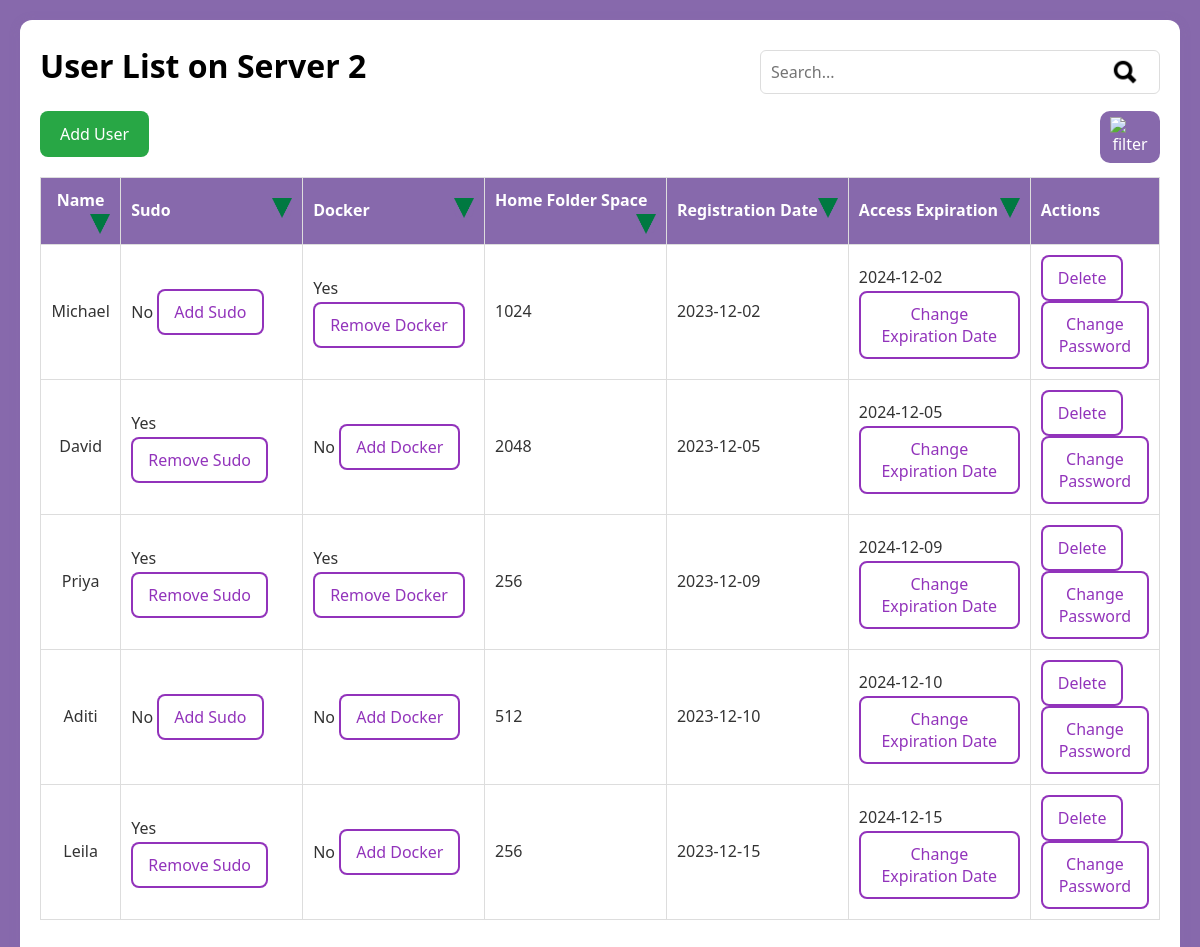
Page /group_users/Server 2/5 on the committed database.
### website/models.py (models this page shows)
class Server(db.Model):
    id = db.Column(db.Integer, primary_key=True)
    name = db.Column(db.String(100), nullable=False, unique=True)
    status = db.Column(db.String(10), nullable=False)

class User(db.Model):
    id = db.Column(db.Integer, primary_key=True)
    username = db.Column(db.String(100), nullable=False, unique=True)
    sudo = db.Column(db.Boolean, default=False)
    docker = db.Column(db.Boolean, default=False)
    home_size = db.Column(db.Integer)  # Size in MB
    registration_date = db.Column(db.String(20))
    expire_date = db.Column(db.String(20))
    server_id = db.Column(db.Integer, db.ForeignKey('server.id'), nullable=False)
    group_id = db.Column(db.Integer, db.ForeignKey('group.id'))

### website/views.py (the view)
@main_page.route("/group_users/<server_name>/<int:group_id>")
def group_users(server_name, group_id):
    group_users = User.query.filter_by(server_id=Server.query.filter_by(name=server_name).first().id, group_id=group_id).all()
    if not group_users:
        return render_template("group_users.html",
                               server_name=server_name,
                               group_id=group_id,
                               users=[],
                               message="No users found in this group.")
    return render_template("group_users.html", server_name=server_name, group_id=group_id, users=group_users)

### website/templates/group_users.html (shortened to what this page needs)
{% extends "base.html" %}
{% block content %}
<div class="container user-list">
  <div>
    <div style="float: left;">
      <h1>User List on {{ server_name }}</h1>
    </div>
    <div class="search-container">
      <form action="javascript:void(0);" method="GET" class="search-box" onsubmit="handleSearch()">
        <input type="text" name="query" placeholder="Search..." class="search-input" id="searchQuery">
        <button type="submit" class="search-icon" style="background-color: transparent;">
          <img src="../../static/search.png" alt="Search" class="search-icon">
        </button>
      </form>
    </div>
  </div>
  <div>
    <div style="float:right; margin-bottom: 10px;">
    <button onclick="openModal()" class="filter_button"><img class="filter" src="../../static/filter.png" alt="filter" /></button>
    </div>
    <a href="{{ url_for('main_page.add_users_to_group', server_name=server_name, group_id=group_id) }}">
    <button class="create-user" id="addUserBtn">Add User</button>
    </a>
  </div>
  <div>
  <table id="userTable">
    <thead>
      <tr>
        <th class="name-col">
          Name
          <button class = "triangle" onclick="sortTable('name')">
            <img src="../../static/triangle.png" alt="sort" style="width:20px; height:20px">
          </button>
        </th>
        <th class="sudo-col">
          Sudo
          <button class = "triangle" onclick="sortTable('sudo')">
            <img src="../../static/triangle.png" alt="sort" style="width:20px; height:20px">
          </button>
        </th>
        <th class="docker-col">
          Docker
          <button class = "triangle" onclick="sortTable('docker')">
            <img src="../../static/triangle.png" alt="sort" style="width:20px; height:20px">
          </button>
        </th>
        <th class="space-col">
          Home Folder Space
          <button class = "triangle" onclick="sortTable('space')">
            <img src="../../static/triangle.png" alt="sort" style="width:20px; height:20px">
          </button>
        </th>
        <th class="reg-date-col">
          Registration Date
          <button class = "triangle" onclick="sortTable('reg-date')">
            <img src="../../static/triangle.png" alt="sort" style="width:20px; height:20px">
          </button>
        </th>
        <th class="exp-date-col">
          Access Expiration
          <button class = "triangle" onclick="sortTable('exp-date')">
            <img src="../../static/triangle.png" alt="sort" style="width:20px; height:20px">
          </button>
        </th>
        <th class="actions-col">Actions</th>
      </tr>
    </thead>
      <tbody id="userTableBody">
        {% for user in users %}
          <tr class="user-row">
            <td>{{ user.username }}</td>
            <td>{% if user.sudo: %} Yes
              <button onclick="toggleSudo({{ user.id }}, false)"> Remove Sudo </button>
              {% else %} No
              <button onclick="toggleSudo({{ user.id }}, true)"> Add Sudo </button>
              {% endif %} </td>
            <td>{% if user.docker: %} Yes
              <button onclick="toggleDocker({{ user.id }}, false)"> Remove Docker </button>
              {% else %} No
              <button onclick="toggleDocker({{ user.id }}, true)"> Add Docker </button>
              {% endif %} </td>
            <td>{{ user.home_size or '-' }}</td>
            <td>{{ user.registration_date or '-' }}</td>
            <td>{{ user.expire_date or '-' }}
                <a href="{{ url_for('main_page.change_expiration', user_id=user.id, server_name=server_name) }}">
                        <button>Change Expiration Date</button>
                </a>
            </td>
            <td>
                <form action="{{ url_for('main_page.delete_user_route', user_id=user.id, server_name=server_name) }}" method="GET" style="display:inline;">
                        <button class="table button" type="submit">Delete</button>
                </form>
                <button onclick="openPasswordModal({{ user.id }})" >Change Password</button> </td>
          </tr>
        {% endfor %}
      </tbody>
  </table>
  </div>
</div>
{% endblock content %}

### website/static/styles.css (style rules this page uses)
* { box-sizing: border-box; margin: 0; padding: 0; font-family: 'Segoe UI', Tahoma, Geneva, Verdana, sans-serif; }
body { background-color: #8769ac; padding: 20px; color: #333; line-height: 1.6; }
.container { background-color: white; padding: 20px; margin-bottom: 20px; border-radius: 12px; box-shadow: 0 2px 12px rgba(135, 105, 172, 0.2); transition: transform 0.2s, box-shadow 0.2s; }
h1, h2 { text-align: center; margin-bottom: 20px; color: #000; }
h1 { font-size: 2rem; }
button { padding: 12px 20px; border: none; border-radius: 8px; cursor: pointer; background-color: #28a745; color: white; font-size: 1rem; transition: background-color 0.3s, transform 0.2s; }
table button, table form button { background-color: white; color: #70ac; border: 2px solid #70ac; padding: 10px 15px; border-radius: 8px; font-size: 1rem; cursor: pointer; transition: background-color 0.3s, color 0.3s, transform 0.2s; }
form { display: flex; flex-direction: column; gap: 15px; margin-top: 10px; }
form input[type="text"], form input[type="password"], form input[type="date"] { padding: 10px; border: 1px solid #ddd; border-radius: 6px; font-size: 1rem; }
form button { align-self: flex-start; background-color: #28a745; }
table { width: 100%; border-collapse: collapse; margin-top: 20px; }
table th, table td { padding: 10px; border: 1px solid #ddd; text-align: left; }
thead { background-color: #8769ac; color: white; }
.search-container { float: right; }
.search-box { position: relative; width: 400px; }
.search-input { width: 100%; padding: 8px 40px 8px 10px; font-size: 16px; border: 1px solid #ccc; border-radius: 4px; outline: none; }
.search-icon { position: absolute; top: 10%; right: 10px; width: 30px; height: 30px; cursor: pointer; border-radius: 30%; background-color: transparent; border: none; padding: 0; }
.filter_button { padding: 6px 10px; border: none; border-radius: 10px; cursor: pointer; background-color: #8769ac; color: white; font-size: 1rem; transition: background-color 0.3s, transform 0.2s; }
.filter { float : right; width: 40px; height: 40px; object-fit: cover; object-position: top; background_color: #8769ac; }
.container.user-list > div { display: block; width: 100%; clear: both; margin-bottom: 20px; transition: 0px; }
.triangle { width: 20px; height: 20px; background-color: #8769ac; border : 0px; margin: 0px; padding: 0px; float: right; }
.name-col { width: 10%; }
.sudo-col, .docker-col, .space-col, .reg-date-col, .exp-date-col { width: 16%; }
.actions-col { width: 10%; }
table th:first-child, table td:first-child { width: 5%; text-align: center; }

### rows in the picture
Server: name "Server 2"
User: username "Michael", home_size "1024", registration_date "2023-12-02", expire_date "2024-12-02"
User: username "David", home_size "2048", registration_date "2023-12-05", expire_date "2024-12-05"
User: username "Priya", home_size "256", registration_date "2023-12-09", expire_date "2024-12-09"
User: username "Aditi", home_size "512", registration_date "2023-12-10", expire_date "2024-12-10"
User: username "Leila", home_size "256", registration_date "2023-12-15", expire_date "2024-12-15"
